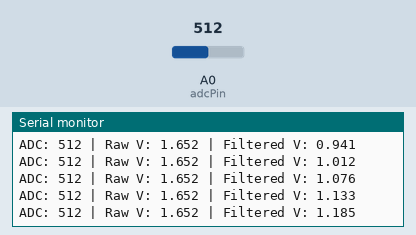
Recording of a sketch running on a simulated Arduino Uno, built with avr-gcc and run on an emulated ATmega328P. Parts: the last lines printed to the serial monitor. Inputs (shaded band) come from the test bench; at power-on: A0 (adcPin) = 512.

Above: at 1.2 s.
1.3 s: A0 (adcPin) set to 108
At 1.33 s:
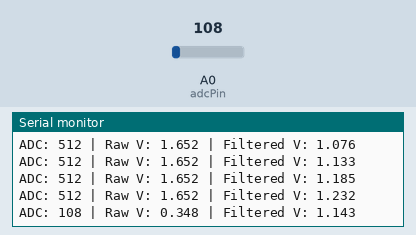
4.3 s: A0 (adcPin) set to 91
At 4.37 s:
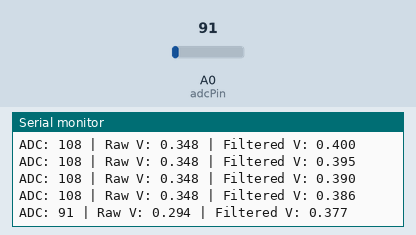
5.8 s: A0 (adcPin) set to 953
At 5.9 s:
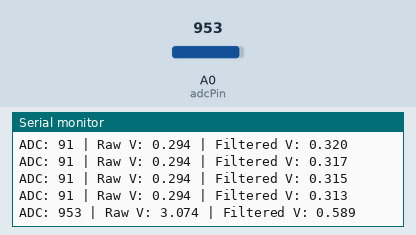
7.3 s: A0 (adcPin) set to 972
At 7.32 s:
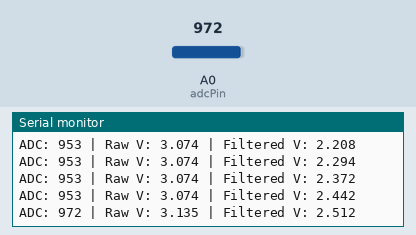
Timing chart, 0 to 10.3 s (numbered marks = the images above; inputs shaded):
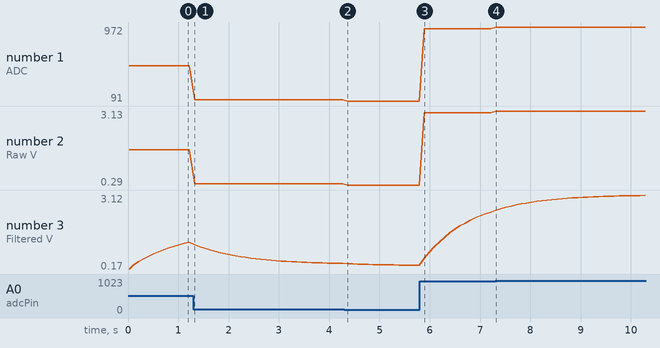

The sketch:

8_ADC_with_functions.ino
```cpp
// ADC Demo + Safety Limit + LPF (Complementary Filter) with good C++ structure

// === GLOBALS ===
const int adcPin = A0;
int adcValue = 0;
float rawVoltage = 0.0;
float filteredVoltage = 0.0;
float threshold = 3.0;

const float alpha = 0.1;  // Filter responsiveness

// === Function Declarations ===
float lowPassFilter(float input, float previous, float alpha);
void checkThreshold(float value, float limit);

void setup() {
  Serial.begin(9600);
  while (!Serial);

  Serial.println("ADC Demo + LPF Function");
}

void loop() {
  adcValue = analogRead(adcPin);
  rawVoltage = (adcValue / 1023.0) * 3.3;  // USE * 5.0 IF ARDUINO UNO

  // Apply filter
  filteredVoltage = lowPassFilter(rawVoltage, filteredVoltage, alpha);

  // Output measurements
  Serial.print("ADC: ");
  Serial.print(adcValue);
  Serial.print(" | Raw V: ");
  Serial.print(rawVoltage, 3);
  Serial.print(" | Filtered V: ");
  Serial.println(filteredVoltage, 3);

  // Call threshold checker
  checkThreshold(filteredVoltage, threshold);

  delay(100);
}

// === Function Definitions ===
float lowPassFilter(float input, float previous, float alpha) {
  return alpha * input + (1.0f - alpha) * previous;
}

void checkThreshold(float value, float limit) {
  if (value >= limit) {
    Serial.println("-> Threshold Exceeded");
  }
}
```

Measured:
- after the input at 1.3 s, the serial monitor: prints a new line at once (image 1)
- after the input at 4.3 s, the serial monitor: prints a new line after 0.07 s (image 2)
- after the input at 5.8 s, the serial monitor: prints a new line after 0.09 s (image 3)
- after the input at 7.3 s, the serial monitor: prints a new line at once (image 4)
- plotted number 1: 512 → 108 after the input at 1.3 s, 108 → 91 after the input at 4.3 s, 91 → 953 after the input at 5.8 s, 953 → 972 after the input at 7.3 s
- plotted number 2: 1.65 → 0.35 after the input at 1.3 s, 0.35 → 0.29 after the input at 4.3 s, 0.29 → 3.07 after the input at 5.8 s, 3.07 → 3.13 after the input at 7.3 s
- plotted number 3: 1.23 → 0.39 after the input at 1.3 s, 0.39 → 0.31 after the input at 4.3 s, 0.31 → 2.44 after the input at 5.8 s, 2.44 → 3.12 after the input at 7.3 s
